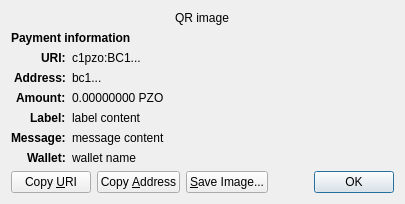
<?xml version="1.0" encoding="UTF-8"?>
<ui version="4.0">
 <class>ReceiveRequestDialog</class>
 <widget class="QDialog" name="ReceiveRequestDialog">
  <property name="geometry">
   <rect>
    <x>0</x>
    <y>0</y>
    <width>413</width>
    <height>229</height>
   </rect>
  </property>
  <property name="windowTitle">
   <string>Request payment to ...</string>
  </property>
  <layout class="QGridLayout" name="gridLayout" columnstretch="0,1">
   <property name="sizeConstraint">
    <enum>QLayout::SetFixedSize</enum>
   </property>
   <item row="0" column="0" colspan="2" alignment="Qt::AlignHCenter">
    <widget class="QRImageWidget" name="qr_code">
     <property name="text">
      <string notr="true">QR image</string>
     </property>
     <property name="textInteractionFlags">
      <set>Qt::NoTextInteraction</set>
     </property>
    </widget>
   </item>
   <item row="1" column="0" colspan="2">
    <widget class="QLabel" name="payment_header">
     <property name="font">
      <font>
       <weight>75</weight>
       <bold>true</bold>
      </font>
     </property>
     <property name="text">
      <string>Payment information</string>
     </property>
     <property name="textInteractionFlags">
      <set>Qt::NoTextInteraction</set>
     </property>
    </widget>
   </item>
   <item row="2" column="0" alignment="Qt::AlignRight|Qt::AlignTop">
    <widget class="QLabel" name="uri_tag">
     <property name="font">
      <font>
       <weight>75</weight>
       <bold>true</bold>
      </font>
     </property>
     <property name="text">
      <string notr="true">URI:</string>
     </property>
     <property name="textFormat">
      <enum>Qt::PlainText</enum>
     </property>
     <property name="textInteractionFlags">
      <set>Qt::NoTextInteraction</set>
     </property>
    </widget>
   </item>
   <item row="2" column="1" alignment="Qt::AlignTop">
    <widget class="QLabel" name="uri_content">
     <property name="text">
      <string notr="true">c1pzo:BC1...</string>
     </property>
     <property name="textFormat">
      <enum>Qt::RichText</enum>
     </property>
     <property name="wordWrap">
      <bool>true</bool>
     </property>
     <property name="textInteractionFlags">
      <set>Qt::TextSelectableByMouse</set>
     </property>
    </widget>
   </item>
   <item row="3" column="0" alignment="Qt::AlignRight|Qt::AlignTop">
    <widget class="QLabel" name="address_tag">
     <property name="font">
      <font>
       <weight>75</weight>
       <bold>true</bold>
      </font>
     </property>
     <property name="text">
      <string>Address:</string>
     </property>
     <property name="textInteractionFlags">
      <set>Qt::NoTextInteraction</set>
     </property>
    </widget>
   </item>
   <item row="3" column="1" alignment="Qt::AlignTop">
    <widget class="QLabel" name="address_content">
     <property name="text">
      <string notr="true">bc1...</string>
     </property>
     <property name="textFormat">
      <enum>Qt::PlainText</enum>
     </property>
     <property name="textInteractionFlags">
      <set>Qt::TextSelectableByMouse</set>
     </property>
    </widget>
   </item>
   <item row="4" column="0" alignment="Qt::AlignRight|Qt::AlignTop">
    <widget class="QLabel" name="amount_tag">
     <property name="font">
      <font>
       <weight>75</weight>
       <bold>true</bold>
      </font>
     </property>
     <property name="text">
      <string>Amount:</string>
     </property>
     <property name="textInteractionFlags">
      <set>Qt::NoTextInteraction</set>
     </property>
    </widget>
   </item>
   <item row="4" column="1" alignment="Qt::AlignTop">
    <widget class="QLabel" name="amount_content">
     <property name="text">
      <string notr="true">0.00000000 PZO</string>
     </property>
     <property name="textFormat">
      <enum>Qt::PlainText</enum>
     </property>
     <property name="textInteractionFlags">
      <set>Qt::TextSelectableByMouse</set>
     </property>
    </widget>
   </item>
   <item row="5" column="0" alignment="Qt::AlignRight|Qt::AlignTop">
    <widget class="QLabel" name="label_tag">
     <property name="font">
      <font>
       <weight>75</weight>
       <bold>true</bold>
      </font>
     </property>
     <property name="text">
      <string>Label:</string>
     </property>
     <property name="textInteractionFlags">
      <set>Qt::NoTextInteraction</set>
     </property>
    </widget>
   </item>
   <item row="5" column="1" alignment="Qt::AlignTop">
    <widget class="QLabel" name="label_content">
     <property name="text">
      <string notr="true">label content</string>
     </property>
     <property name="textFormat">
      <enum>Qt::PlainText</enum>
     </property>
     <property name="wordWrap">
      <bool>true</bool>
     </property>
     <property name="textInteractionFlags">
      <set>Qt::TextSelectableByMouse</set>
     </property>
    </widget>
   </item>
   <item row="6" column="0" alignment="Qt::AlignRight|Qt::AlignTop">
    <widget class="QLabel" name="message_tag">
     <property name="font">
      <font>
       <weight>75</weight>
       <bold>true</bold>
      </font>
     </property>
     <property name="text">
      <string>Message:</string>
     </property>
     <property name="textInteractionFlags">
      <set>Qt::NoTextInteraction</set>
     </property>
    </widget>
   </item>
   <item row="6" column="1" alignment="Qt::AlignTop">
    <widget class="QLabel" name="message_content">
     <property name="text">
      <string notr="true">message content</string>
     </property>
     <property name="textFormat">
      <enum>Qt::PlainText</enum>
     </property>
     <property name="wordWrap">
      <bool>true</bool>
     </property>
     <property name="textInteractionFlags">
      <set>Qt::TextSelectableByMouse</set>
     </property>
    </widget>
   </item>
   <item row="7" column="0" alignment="Qt::AlignRight|Qt::AlignTop">
    <widget class="QLabel" name="wallet_tag">
     <property name="font">
      <font>
       <weight>75</weight>
       <bold>true</bold>
      </font>
     </property>
     <property name="text">
      <string>Wallet:</string>
     </property>
     <property name="textInteractionFlags">
      <set>Qt::NoTextInteraction</set>
     </property>
    </widget>
   </item>
   <item row="7" column="1" alignment="Qt::AlignTop">
    <widget class="QLabel" name="wallet_content">
     <property name="text">
      <string notr="true">wallet name</string>
     </property>
     <property name="textFormat">
      <enum>Qt::PlainText</enum>
     </property>
     <property name="wordWrap">
      <bool>true</bool>
     </property>
     <property name="textInteractionFlags">
      <set>Qt::TextSelectableByMouse</set>
     </property>
    </widget>
   </item>
   <item row="8" column="0" colspan="2">
    <layout class="QHBoxLayout" name="horizontalLayout">
     <item>
      <widget class="QPushButton" name="btnCopyURI">
       <property name="text">
        <string>Copy &amp;URI</string>
       </property>
       <property name="autoDefault">
        <bool>false</bool>
       </property>
      </widget>
     </item>
     <item>
      <widget class="QPushButton" name="btnCopyAddress">
       <property name="text">
        <string>Copy &amp;Address</string>
       </property>
       <property name="autoDefault">
        <bool>false</bool>
       </property>
      </widget>
     </item>
     <item>
      <widget class="QPushButton" name="btnSaveAs">
       <property name="text">
        <string>&amp;Save Image...</string>
       </property>
       <property name="autoDefault">
        <bool>false</bool>
       </property>
      </widget>
     </item>
     <item>
      <spacer name="horizontalSpacer_2">
       <property name="orientation">
        <enum>Qt::Horizontal</enum>
       </property>
       <property name="sizeHint" stdset="0">
        <size>
         <width>40</width>
         <height>20</height>
        </size>
       </property>
      </spacer>
     </item>
     <item>
      <widget class="QDialogButtonBox" name="buttonBox">
       <property name="focusPolicy">
        <enum>Qt::StrongFocus</enum>
       </property>
       <property name="standardButtons">
        <set>QDialogButtonBox::Ok</set>
       </property>
      </widget>
     </item>
    </layout>
   </item>
  </layout>
 </widget>
 <customwidgets>
  <customwidget>
   <class>QRImageWidget</class>
   <extends>QLabel</extends>
   <header>qt/qrimagewidget.h</header>
  </customwidget>
 </customwidgets>
 <tabstops>
  <tabstop>buttonBox</tabstop>
  <tabstop>btnCopyURI</tabstop>
  <tabstop>btnCopyAddress</tabstop>
  <tabstop>btnSaveAs</tabstop>
 </tabstops>
 <resources/>
 <connections>
  <connection>
   <sender>buttonBox</sender>
   <signal>accepted()</signal>
   <receiver>ReceiveRequestDialog</receiver>
   <slot>accept()</slot>
   <hints>
    <hint type="sourcelabel">
     <x>135</x>
     <y>230</y>
    </hint>
    <hint type="destinationlabel">
     <x>135</x>
     <y>126</y>
    </hint>
   </hints>
  </connection>
 </connections>
</ui>
